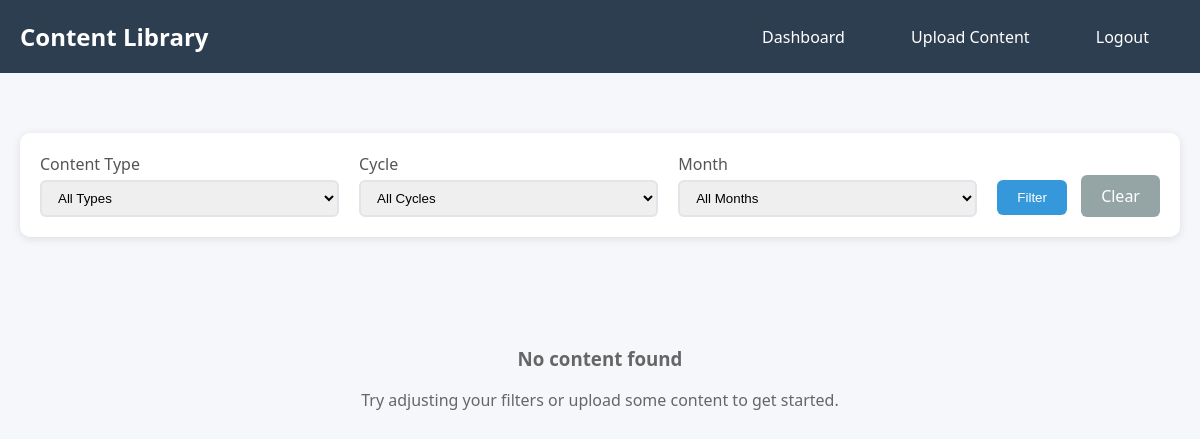
Before: /content_list.php (signed in) with the older database file.
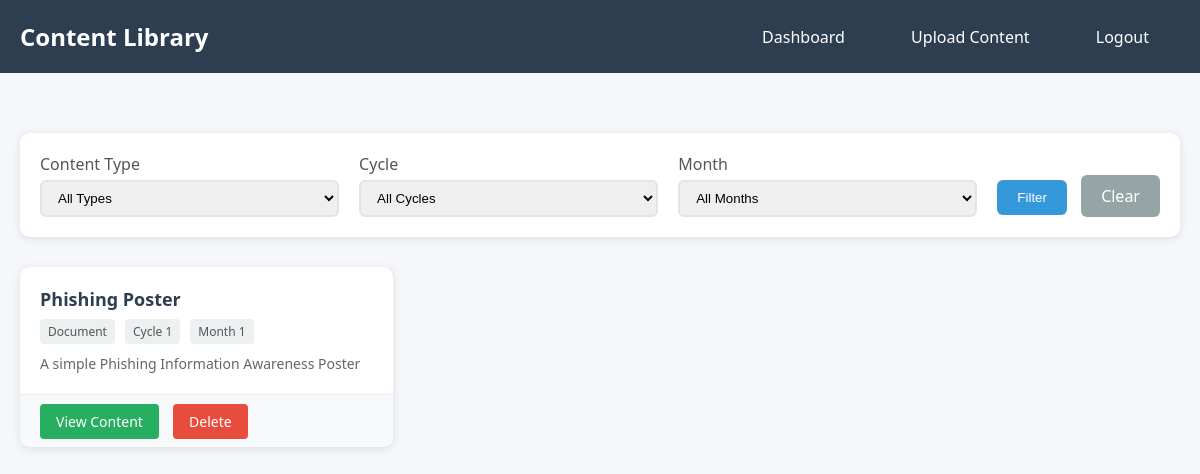
After: the same page with the newer database file.
### tables this page shows
CREATE TABLE content (
    id INTEGER PRIMARY KEY AUTOINCREMENT,
    title VARCHAR(255) NOT NULL,
    description TEXT,
    file_path VARCHAR(500) NOT NULL,
    file_type VARCHAR(50) NOT NULL,
    content_type TEXT NOT NULL, 
    cycle_number INTEGER,
    month_number INTEGER,
    is_active BOOLEAN DEFAULT 1,
    created_at TIMESTAMP DEFAULT CURRENT_TIMESTAMP
);

### src/content_list.php (the view, shortened to what this page needs)
<?php
require_once __DIR__ . '/config/db.php';
$where_conditions = ['is_active = 1'];
$params = [];
$where_clause = implode(' AND ', $where_conditions);
try {
    $stmt = $pdo->prepare("
        SELECT * FROM content
        WHERE $where_clause
        ORDER BY created_at DESC
    ");
    $stmt->execute($params);
    $content_list = $stmt->fetchAll(PDO::FETCH_ASSOC);
} catch (PDOException $e) {
    $content_list = [];
    $error = "Error loading content: " . $e->getMessage();
}
?>
<!DOCTYPE html>
<html lang="en">
<head>
</head>
<body>
    <div class="header">
        <h1>Content Library</h1>
        <div class="nav-links">
            <a href="dashboard.php">Dashboard</a>
            <?php if (in_array($_SESSION['role'], ['admin', 'org_admin'])): ?>
                <a href="content_upload.php">Upload Content</a>
            <?php endif; ?>
            <a href="logout.php">Logout</a>
        </div>
    </div>
    <div class="container">
        <div class="filters">
            <form method="GET" action="">
                <div class="filter-row">
                    <div class="filter-group">
                        <label for="type">Content Type</label>
                        <select id="type" name="type">
                            <option value="">All Types</option>
                        </select>
                    </div>
                    <div class="filter-group">
                        <label for="cycle">Cycle</label>
                        <select id="cycle" name="cycle">
                            <option value="">All Cycles</option>
                        </select>
                    </div>
                    <div class="filter-group">
                        <label for="month">Month</label>
                        <select id="month" name="month">
                            <option value="">All Months</option>
                        </select>
                    </div>
                    <div>
                        <button type="submit" class="filter-btn">Filter</button>
                        <a href="content_list.php" class="clear-btn">Clear</a>
                    </div>
                </div>
            </form>
        </div>
        <?php if (empty($content_list)): ?>
            <div class="empty-state">
                <h3>No content found</h3>
                <p>Try adjusting your filters or upload some content to get started.</p>
            </div>
        <?php else: ?>
            <div class="content-grid">
                <?php foreach ($content_list as $content): ?>
                    <div class="content-card">
                        <div class="content-header">
                            <div class="content-title"><?php echo htmlspecialchars($content['title']); ?></div>
                            <div class="content-meta">
                                <span class="meta-badge"><?php echo ucfirst($content['content_type']); ?></span>
                                <?php if ($content['cycle_number']): ?>
                                    <span class="meta-badge">Cycle <?php echo $content['cycle_number']; ?></span>
                                <?php endif; ?>
                                <?php if ($content['month_number']): ?>
                                    <span class="meta-badge">Month <?php echo $content['month_number']; ?></span>
                                <?php endif; ?>
                            </div>
                            <?php if ($content['description']): ?>
                                <div class="content-description"><?php echo htmlspecialchars($content['description']); ?></div>
                            <?php endif; ?>
                        </div>
                        <div class="content-actions">
                            <a href="view_content.php?id=<?php echo $content['id']; ?>" class="view-btn">View Content</a>
                            <?php if (in_array($_SESSION['role'], ['admin', 'org_admin'])): ?>
                                <a href="content_list.php?delete=<?php echo $content['id']; ?>" class="delete-btn" onclick="return confirm('Are you sure you want to delete this content?')">Delete</a>
                            <?php endif; ?>
                        </div>
                    </div>
                <?php endforeach; ?>
            </div>
        <?php endif; ?>
    </div>
</body>
</html>

### src/content_list.php (style rules this page uses)
body { font-family: 'Segoe UI', Tahoma, Geneva, Verdana, sans-serif; margin: 0; background: #f5f7fa; }
.header { background: #2c3e50; color: white; padding: 20px; display: flex; justify-content: space-between; align-items: center; }
.header h1 { margin: 0; font-size: 24px; }
.nav-links a { color: white; text-decoration: none; margin: 0 15px; padding: 8px 16px; border-radius: 4px; transition: background 0.2s; }
.container { max-width: 1200px; margin: 40px auto; padding: 20px; }
.filters { background: white; padding: 20px; border-radius: 10px; box-shadow: 0 2px 10px rgba(0,0,0,0.1); margin-bottom: 30px; }
.filter-row { display: flex; gap: 20px; align-items: end; }
.filter-group { flex: 1; }
.filter-group label { display: block; margin-bottom: 5px; font-weight: 500; color: #555; }
.filter-group select { width: 100%; padding: 8px 12px; border: 2px solid #e1e5e9; border-radius: 6px; }
.filter-btn, .clear-btn { padding: 10px 20px; border: none; border-radius: 6px; cursor: pointer; text-decoration: none; display: inline-block; }
.filter-btn { background: #3498db; color: white; }
.clear-btn { background: #95a5a6; color: white; margin-left: 10px; }
.content-grid { display: grid; grid-template-columns: repeat(auto-fill, minmax(300px, 1fr)); gap: 20px; }
.content-card { background: white; border-radius: 10px; box-shadow: 0 2px 10px rgba(0,0,0,0.1); overflow: hidden; transition: transform 0.2s; }
.content-header { padding: 20px; border-bottom: 1px solid #eee; }
.content-title { font-size: 18px; font-weight: 600; margin-bottom: 8px; color: #2c3e50; }
.content-meta { display: flex; gap: 10px; margin-bottom: 10px; }
.meta-badge { background: #ecf0f1; color: #555; padding: 4px 8px; border-radius: 4px; font-size: 12px; }
.content-description { color: #666; font-size: 14px; line-height: 1.4; }
.content-actions { padding: 15px 20px; background: #f8f9fa; }
.view-btn { background: #27ae60; color: white; padding: 8px 16px; border: none; border-radius: 4px; text-decoration: none; font-size: 14px; cursor: pointer; }
.delete-btn { background: #e74c3c; color: white; padding: 8px 16px; border: none; border-radius: 4px; text-decoration: none; font-size: 14px; cursor: pointer; margin-left: 10px; }
.empty-state { text-align: center; padding: 60px 20px; color: #666; }

Changed rows visible on the page:
added content: title "Phishing Poster", content_type "Document", cycle_number "1", month_number "1", description "A simple Phishing Information Awareness Poster"
Other visible differences:
text no longer shown: "No content found Try adjusting your filters or upload some content to get started."
